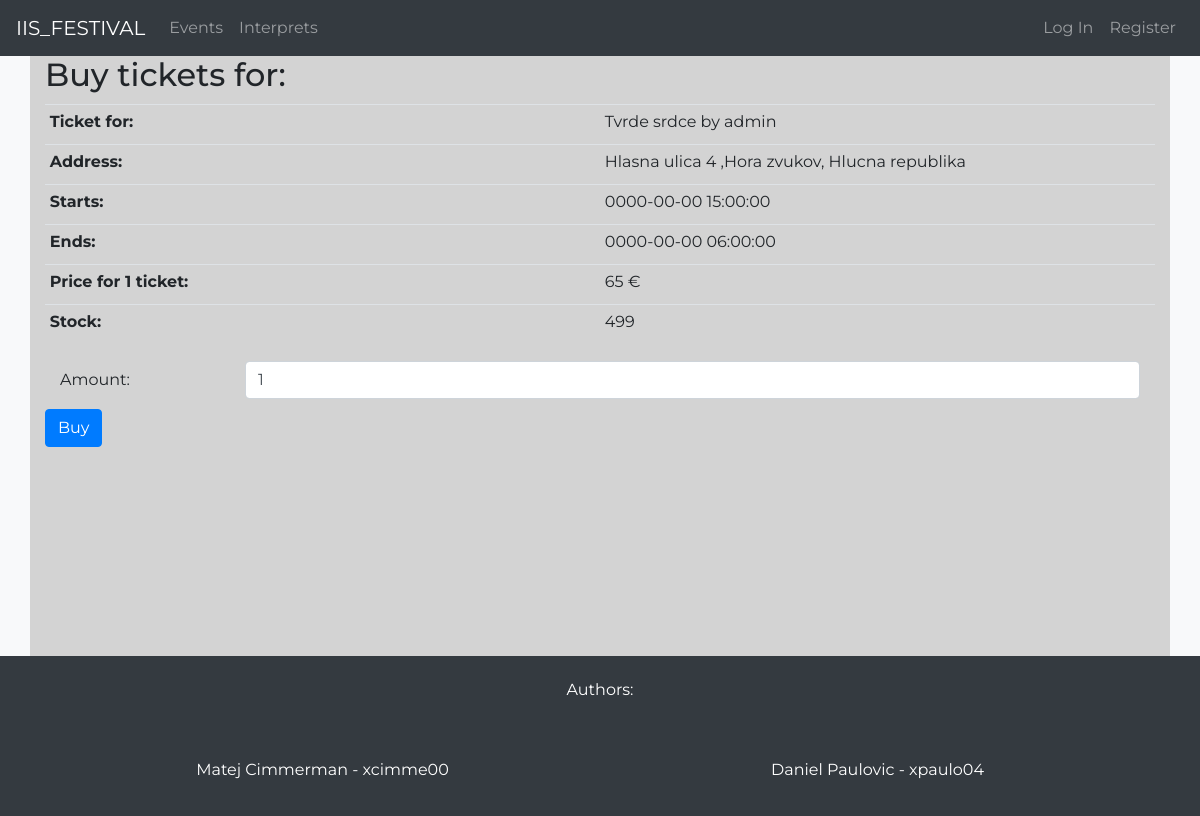
The app's page /buy_ticket.php?id=1, older data.
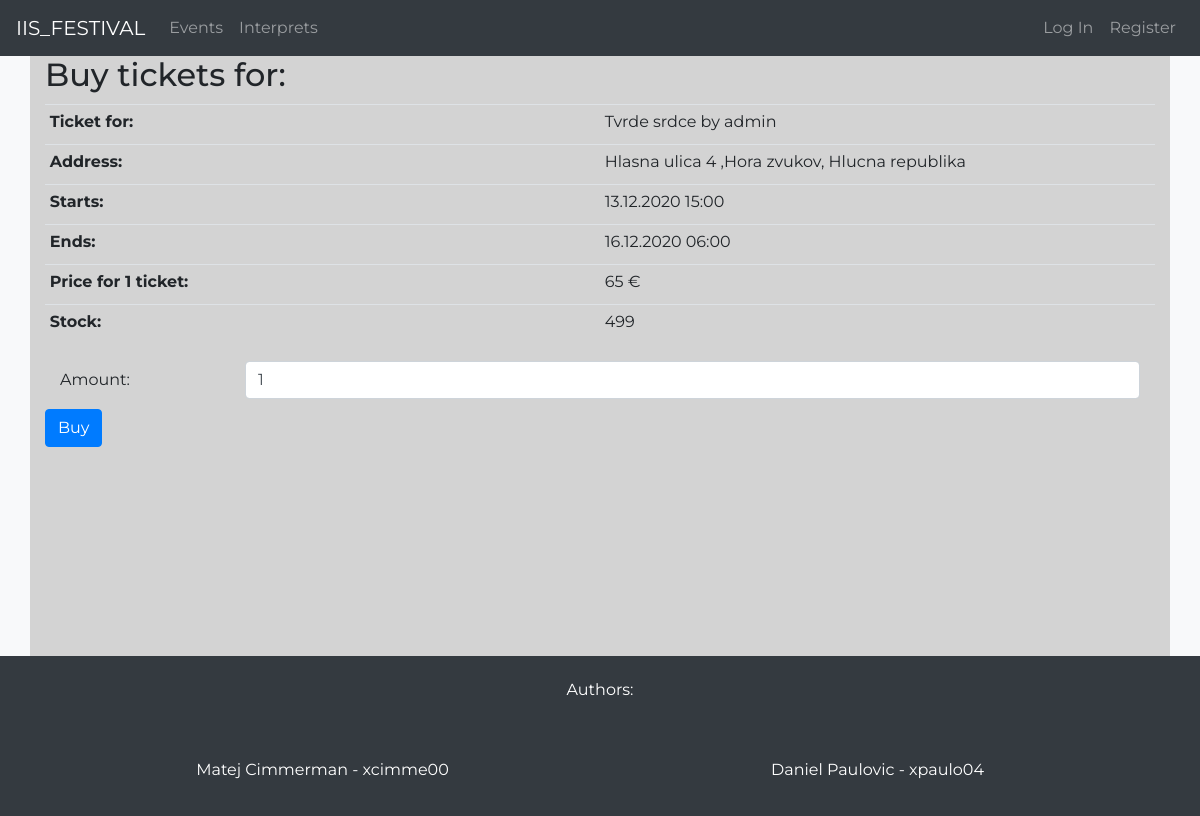
The same page, newer data.
### tables this page shows
CREATE TABLE EVENTS (
    EventID int PRIMARY KEY AUTO_INCREMENT NOT NULL,
    Name varchar(128) NOT NULL,
    Describtion varchar(255),
    Address varchar(128) NOT NULL,
    Start_date varchar(32) NOT NULL,
    Start_time varchar(32) NOT NULL,
    End_date varchar(32) NOT NULL,
    End_time varchar(32) NOT NULL,
    Price float(24) NOT NULL,
    Capacity int NOT NULL,
    Reserved int NOT NULL,
    MaxCapacity int NOT NULL,
    UserID int NOT NULL,
    FOREIGN KEY (UserID) REFERENCES USERS(UserID)
);

### src/php/includes/general_functions.include.php (called while the page is built, shortened)
<?php
function user_exists_byid($conn, $id)
{
    $sql = "SELECT * FROM USERS WHERE UserID = ?;";
    $stmt = mysqli_stmt_init($conn);
    if(!mysqli_stmt_prepare($stmt, $sql))
    {
        header("location: ../../event.php?error=stmt_failed");
        exit();
    }
    mysqli_stmt_bind_param($stmt, "i", $id);
    mysqli_stmt_execute($stmt);
    $result_date = mysqli_stmt_get_result($stmt);
    if($row = mysqli_fetch_assoc($result_date))
    {
        return $row;
    }
    else
    {
        $result = false;
        return $result;
    }
}
function event_exists_byid($conn, $id)
{
    $sql = "SELECT * FROM EVENTS WHERE EventID = ?;";
    $stmt = mysqli_stmt_init($conn);
    if(!mysqli_stmt_prepare($stmt, $sql))
    {
        header("location: ../../event.php?error=stmt_failed");
        exit();
    }
    mysqli_stmt_bind_param($stmt, "i", $id);
    mysqli_stmt_execute($stmt);
    $result = mysqli_stmt_get_result($stmt);
    if($row = mysqli_fetch_assoc($result))
    {
        return $row;
    }
    else
    {
        $result = false;
        return $result;
    }
}

### src/buy_ticket.php (the view, shortened to what this page needs)
<?php
    include_once 'header.php';
?>
    <div class="container fullscreen-container">
        <?php
            if(isset($_GET["id"]))
            {
                require_once 'php/includes/database_handler.include.php';
                require_once 'php/includes/general_functions.include.php';
                if($event = event_exists_byid($conn, $_GET["id"]))
                {
                    $eventid = $_GET["id"];
                    $userid = $_SESSION["UserID"];
                    $evetname = $event["Name"];
                    $address =  $event["Address"];
                    $starts = $event["Start_date"]." ".$event["Start_time"];
                    $ends = $event["End_date"]." ".$event["End_time"];
                    $price =  $event["Price"];
                    $creatorID = $event["UserID"];
                    $creator = user_exists_byid($conn, $creatorID);
                    $creatorUsername = $creator["Username"];
                    $stock = $event["MaxCapacity"] - $event["Reserved"];
                    if(($event["MaxCapacity"] - $event["Reserved"]) > 0)
                    {
                        echo "
                    <h2>Buy tickets for:</h2>
                    <form class=\"register-form\" action=\"php/includes/buy_ticket.include.php\" method=\"post\">
                    <input type=\"hidden\" id=\"eventid\" name=\"eventid\" value=\"$eventid\">
                    <input type=\"hidden\" id=\"userid\" name=\"userid\" value=\"$userid\">
                        <table class=\"table table-sm\" id=\"table_edit\">
                            <tr>
                                <th scope=\"col\">Ticket for:</th>
                                <td>$evetname by $creatorUsername</td>
                            </tr>
                            <tr>
                                <th scope=\"col\">Address:</th>
                                <td>$address</td>
                            </tr>
                            <tr>
                                <th scope=\"col\">Starts:</th>
                                <td>$starts</td>
                            </tr>
                            <tr>
                                <th scope=\"col\">Ends:</th>
                                <td>$ends</td>
                            </tr>
                            <tr>
                                <th scope=\"col\">Price for 1 ticket:</th>
                                <td>$price &euro;</td>
                            </tr>
                            <tr>
                                <th scope=\"col\">Stock:</th>
                                <td>$stock</td>
                            </tr>
                        </table>
                        <div class=\"form-group row\">
                            <label for=\"amount\" class=\"col-sm-2 col-form-label\">Amount: </label>
                            <div class=\"col-sm-10\">
                                <input type=\"number\" name=\"amount\" class=\"form-control\" id=\"amount\" placeholder=\"1\" value=\"1\" min=\"1\" max=\"$stock\">
                            </div>
                        </div>
                        <button type=\"submit\" name=\"submit\" class=\"btn btn-primary\">Buy</button>
                    </form>
                        ";
                    }
                }
                else
                {
                    echo "<p>Event doesnt exist.</p>";
                }
            }
            else
            {
                echo "<p>Event not found.</p>";
            }
        ?>
    </div>
<?php
    include_once 'footer.php';
?>

Row changes from the older to the newer data that the page shows:
changed events "Tvrde srdce": starts "0000-00-00 15:00:00" → "13.12.2020 15:00"; ends "0000-00-00 06:00:00" → "16.12.2020 06:00"
